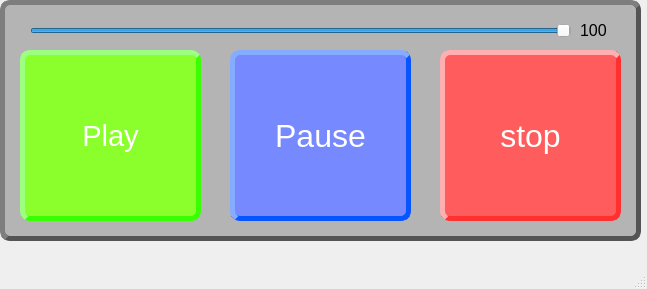
<?xml version="1.0" encoding="UTF-8"?>
<ui version="4.0">
 <class>MainWindow</class>
 <widget class="QMainWindow" name="MainWindow">
  <property name="geometry">
   <rect>
    <x>0</x>
    <y>0</y>
    <width>647</width>
    <height>289</height>
   </rect>
  </property>
  <property name="windowTitle">
   <string>MainWindow</string>
  </property>
  <widget class="QWidget" name="centralwidget">
   <widget class="QPushButton" name="playBtn">
    <property name="geometry">
     <rect>
      <x>20</x>
      <y>50</y>
      <width>181</width>
      <height>171</height>
     </rect>
    </property>
    <property name="font">
     <font>
      <pointsize>22</pointsize>
     </font>
    </property>
    <property name="styleSheet">
     <string notr="true">QPushButton  {
    background-color: rgb(138, 255, 43);
    color:white;
    border-style: outset;
    border-width: 5px;
    border-radius: 10px;
    border-color: rgb(57, 255, 2)
}

QPushButton:pressed {
     background-color:rgb(49, 49, 49);
     border-color:rgb(49, 49, 49);
}</string>
    </property>
    <property name="text">
     <string>Play</string>
    </property>
   </widget>
   <widget class="QPushButton" name="pauseBtn">
    <property name="geometry">
     <rect>
      <x>230</x>
      <y>50</y>
      <width>181</width>
      <height>171</height>
     </rect>
    </property>
    <property name="font">
     <font>
      <pointsize>24</pointsize>
     </font>
    </property>
    <property name="styleSheet">
     <string notr="true">QPushButton  {
    background-color: rgb(119, 137, 255);
    color:white;
    border-style: outset;
    border-width: 5px;
    border-radius: 10px;
    border-color: rgb(6, 85, 255)
}

QPushButton:pressed {
     background-color:rgb(49, 49, 49);
     border-color:rgb(49, 49, 49);
}</string>
    </property>
    <property name="text">
     <string>Pause</string>
    </property>
   </widget>
   <widget class="QPushButton" name="stopBtn">
    <property name="geometry">
     <rect>
      <x>440</x>
      <y>50</y>
      <width>181</width>
      <height>171</height>
     </rect>
    </property>
    <property name="font">
     <font>
      <pointsize>24</pointsize>
     </font>
    </property>
    <property name="styleSheet">
     <string notr="true">QPushButton  {
    background-color: rgb(255, 93, 93);
    color:white;
    border-style: outset;
    border-width: 5px;
    border-radius: 10px;
    border-color: rgb(255, 48, 48)
}

QPushButton:pressed {
     background-color:rgb(49, 49, 49);
     border-color:rgb(49, 49, 49);
}</string>
    </property>
    <property name="text">
     <string>stop</string>
    </property>
   </widget>
   <widget class="QSlider" name="horizontalSlider">
    <property name="geometry">
     <rect>
      <x>30</x>
      <y>20</y>
      <width>541</width>
      <height>22</height>
     </rect>
    </property>
    <property name="maximum">
     <number>100</number>
    </property>
    <property name="pageStep">
     <number>1</number>
    </property>
    <property name="value">
     <number>100</number>
    </property>
    <property name="orientation">
     <enum>Qt::Horizontal</enum>
    </property>
   </widget>
   <widget class="QLabel" name="label">
    <property name="geometry">
     <rect>
      <x>580</x>
      <y>20</y>
      <width>51</width>
      <height>21</height>
     </rect>
    </property>
    <property name="font">
     <font>
      <pointsize>12</pointsize>
     </font>
    </property>
    <property name="text">
     <string>100</string>
    </property>
   </widget>
   <widget class="QLabel" name="label_7">
    <property name="geometry">
     <rect>
      <x>0</x>
      <y>0</y>
      <width>641</width>
      <height>241</height>
     </rect>
    </property>
    <property name="styleSheet">
     <string notr="true">QLabel {
   background-color: rgb(180, 180, 180);
   border-style: outset;
   border-width: 5px;
   border-radius: 10px;
   border-color: rgb(84, 84, 84)
}</string>
    </property>
    <property name="text">
     <string/>
    </property>
   </widget>
   <zorder>label_7</zorder>
   <zorder>playBtn</zorder>
   <zorder>pauseBtn</zorder>
   <zorder>stopBtn</zorder>
   <zorder>horizontalSlider</zorder>
   <zorder>label</zorder>
  </widget>
  <widget class="QMenuBar" name="menubar">
   <property name="geometry">
    <rect>
     <x>0</x>
     <y>0</y>
     <width>647</width>
     <height>21</height>
    </rect>
   </property>
  </widget>
  <widget class="QStatusBar" name="statusbar"/>
 </widget>
 <resources/>
 <connections/>
</ui>
